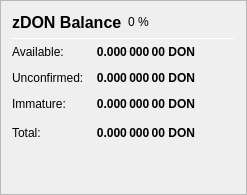
                   <widget class="QFrame" name="frame_ZerocoinBalances">
                    <property name="frameShape">
                     <enum>QFrame::StyledPanel</enum>
                    </property>
                    <property name="frameShadow">
                     <enum>QFrame::Raised</enum>
                    </property>
                    <layout class="QVBoxLayout" name="verticalLayout_7">
                     <item>
                      <layout class="QHBoxLayout" name="horizontalLayout_8" stretch="0,0,0">
                       <item>
                        <widget class="QLabel" name="label_5z_3">
                         <property name="minimumSize">
                          <size>
                           <width>0</width>
                           <height>20</height>
                          </size>
                         </property>
                         <property name="font">
                          <font>
                           <pointsize>12</pointsize>
                           <weight>75</weight>
                           <bold>true</bold>
                          </font>
                         </property>
                         <property name="text">
                          <string>zDON Balance</string>
                         </property>
                        </widget>
                       </item>
                       <item>
                        <widget class="QLabel" name="labelzDONPercent">
                         <property name="text">
                          <string notr="true">0 %</string>
                         </property>
                        </widget>
                       </item>
                       <item>
                        <spacer name="horizontalSpacer_11">
                         <property name="orientation">
                          <enum>Qt::Horizontal</enum>
                         </property>
                         <property name="sizeHint" stdset="0">
                          <size>
                           <width>40</width>
                           <height>20</height>
                          </size>
                         </property>
                        </spacer>
                       </item>
                      </layout>
                     </item>
                     <item>
                      <widget class="Line" name="line_ZerocoinBalance">
                       <property name="minimumSize">
                        <size>
                         <width>0</width>
                         <height>1</height>
                        </size>
                       </property>
                       <property name="maximumSize">
                        <size>
                         <width>16777215</width>
                         <height>1</height>
                        </size>
                       </property>
                       <property name="orientation">
                        <enum>Qt::Horizontal</enum>
                       </property>
                      </widget>
                     </item>
                     <item>
                      <layout class="QGridLayout" name="gridLayout_5">
                       <property name="spacing">
                        <number>12</number>
                       </property>
                       <item row="1" column="0">
                        <widget class="QLabel" name="labelzBalanceMatureText">
                         <property name="toolTip">
                          <string>Mature: more than 20 confirmation and more than 1 mint of the same denomination after it was minted.
These zDON are spendable.</string>
                         </property>
                         <property name="text">
                          <string>Available:</string>
                         </property>
                        </widget>
                       </item>
                       <item row="1" column="1">
                        <widget class="QLabel" name="labelzBalanceMature">
                         <property name="font">
                          <font>
                           <weight>75</weight>
                           <bold>true</bold>
                          </font>
                         </property>
                         <property name="toolTip">
                          <string>Mature: more than 20 confirmation and more than 1 mint of the same denomination after it was minted.
These zDON are spendable.</string>
                         </property>
                         <property name="text">
                          <string notr="true">0.000 000 00 DON</string>
                         </property>
                         <property name="alignment">
                          <set>Qt::AlignRight|Qt::AlignTrailing|Qt::AlignVCenter</set>
                         </property>
                        </widget>
                       </item>
                       <item row="2" column="0">
                        <widget class="QLabel" name="labelzBalanceUnconfirmedText">
                         <property name="toolTip">
                          <string>Unconfirmed: less than 20 confirmations
Immature: confirmed, but less than 1 mint of the same denomination after it was minted</string>
                         </property>
                         <property name="text">
                          <string>Unconfirmed:</string>
                         </property>
                        </widget>
                       </item>
                       <item row="2" column="1">
                        <widget class="QLabel" name="labelzBalanceUnconfirmed">
                         <property name="font">
                          <font>
                           <weight>75</weight>
                           <bold>true</bold>
                          </font>
                         </property>
                         <property name="toolTip">
                          <string>Unconfirmed: less than 20 confirmations
Immature: confirmed, but less than 1 mint of the same denomination after it was minted</string>
                         </property>
                         <property name="text">
                          <string notr="true">0.000 000 00 DON</string>
                         </property>
                         <property name="alignment">
                          <set>Qt::AlignRight|Qt::AlignTrailing|Qt::AlignVCenter</set>
                         </property>
                        </widget>
                       </item>
                       <item row="3" column="0">
                        <widget class="QLabel" name="labelzBalanceImmatureText">
                         <property name="toolTip">
                          <string>Unconfirmed: less than 20 confirmations
Immature: confirmed, but less than 1 mint of the same denomination after it was minted</string>
                         </property>
                         <property name="text">
                          <string>Immature:</string>
                         </property>
                        </widget>
                       </item>
                       <item row="3" column="1">
                        <widget class="QLabel" name="labelzBalanceImmature">
                         <property name="font">
                          <font>
                           <weight>75</weight>
                           <bold>true</bold>
                          </font>
                         </property>
                         <property name="toolTip">
                          <string>Unconfirmed: less than 20 confirmations
Immature: confirmed, but less than 1 mint of the same denomination after it was minted</string>
                         </property>
                         <property name="text">
                          <string notr="true">0.000 000 00 DON</string>
                         </property>
                         <property name="alignment">
                          <set>Qt::AlignRight|Qt::AlignTrailing|Qt::AlignVCenter</set>
                         </property>
                        </widget>
                       </item>
                       <item row="4" column="0">
                        <widget class="QLabel" name="labelzBalanceText">
                         <property name="toolTip">
                          <string>Your current zDON balance, unconfirmed and immature zDON included.</string>
                         </property>
                         <property name="text">
                          <string>Total:</string>
                         </property>
                        </widget>
                       </item>
                       <item row="4" column="1">
                        <widget class="QLabel" name="labelzBalance">
                         <property name="font">
                          <font>
                           <weight>75</weight>
                           <bold>true</bold>
                          </font>
                         </property>
                         <property name="cursor">
                          <cursorShape>IBeamCursor</cursorShape>
                         </property>
                         <property name="toolTip">
                          <string>Your current zDON balance, unconfirmed and immature zDON included.</string>
                         </property>
                         <property name="text">
                          <string notr="true">0.000 000 00 DON</string>
                         </property>
                         <property name="alignment">
                          <set>Qt::AlignRight|Qt::AlignTrailing|Qt::AlignVCenter</set>
                         </property>
                         <property name="textInteractionFlags">
                          <set>Qt::LinksAccessibleByMouse|Qt::TextSelectableByKeyboard|Qt::TextSelectableByMouse</set>
                         </property>
                        </widget>
                       </item>
                       <item row="4" column="2">
                        <spacer name="horizontalSpacer_4">
                         <property name="orientation">
                          <enum>Qt::Horizontal</enum>
                         </property>
                         <property name="sizeHint" stdset="0">
                          <size>
                           <width>40</width>
                           <height>20</height>
                          </size>
                         </property>
                        </spacer>
                       </item>
                      </layout>
                     </item>
                     <item>
                      <spacer name="verticalSpacer_4">
                       <property name="orientation">
                        <enum>Qt::Vertical</enum>
                       </property>
                       <property name="sizeHint" stdset="0">
                        <size>
                         <width>20</width>
                         <height>40</height>
                        </size>
                       </property>
                      </spacer>
                     </item>
                    </layout>
                   </widget>
